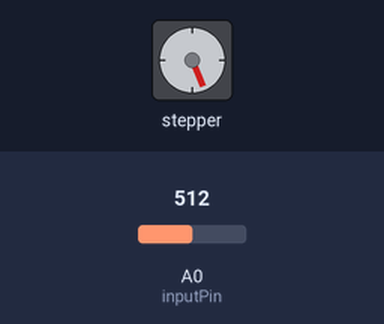
This sketch was run on a simulated Arduino Uno, built with avr-gcc and run on an emulated ATmega328P. Shown: stepper motor. Inputs (shaded band) come from the test bench; at power-on: A0 (inputPin) = 512. Stepper angles assume 2048 steps per turn.

Above: at 2.5 s.
2.6 s: A0 (inputPin) set to 716
At 4.4 s:
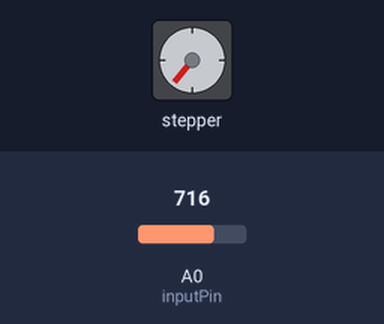
4.7 s: A0 (inputPin) set to 900
At 6.0 s:
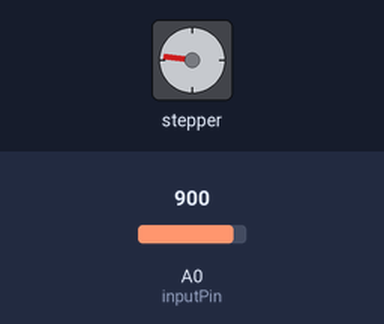
6.8 s: A0 (inputPin) set to 511
At 7.28 s:
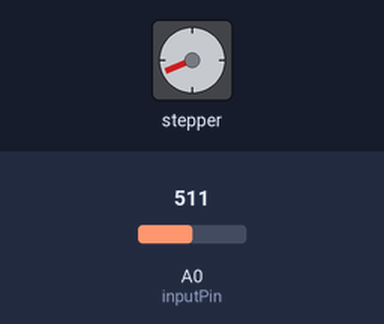
9.8 s: A0 (inputPin) set to 5
At 12.0 s:
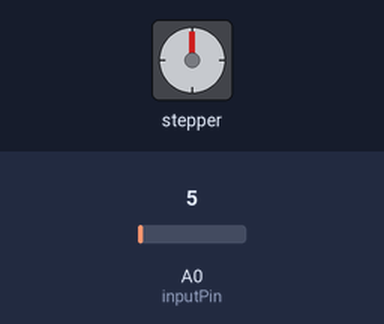
Timing chart, 0 to 13.5 s (numbered marks = the images above; inputs shaded):
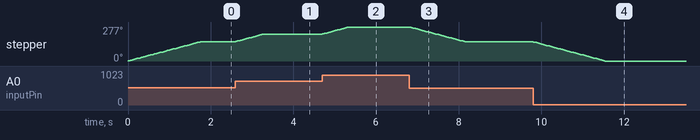

The sketch:

StepperMotorLab_Part_2.ino
```cpp
#include <Stepper.h>

const int stepsPerRevolution = 2048; // change this to fit the number of steps per revolution
const int rolePerMinute = 15; // Adjustable range of 28BYJ-48 stepper is 0~17 rpm

int inputPin = A0; //Potentiomoter is connected to A0
float degreePerStep = 0.1; //Variable is set for how many degree the stepper motor will move per step

int previousStep = 0; //Variable is set for previous Step position
int currentStep = 0; //Variable is set for current Step position

Stepper myStepper(stepsPerRevolution, 8, 10, 9, 11); // initialize the stepper library on pins 8 through 11:

void setup() {
  myStepper.setSpeed(rolePerMinute);
}

void loop() {
  int potValue = analogRead(inputPin); //Potentiometer is read and value is stored int potValue
  int setAngle = map(potValue, 0, 1023, 0, 180); //Potentiometer value is mapped from 0 to 180 for stepper angle
  int setStep = setAngle / degreePerStep; //Stepper motor is set at at the correct degree based on the angle divided by degreePerStep (0.1)

  if (setStep > currentStep) { //If the Inputted Position value is greater than the Current position then...
    myStepper.step(setStep - currentStep); //Move the step motor to the right
    currentStep = setStep; //In order to prevent the motor from continously rotating the currentStep is set the the setStep
  }
  else if (setStep < currentStep) { //If the Inputted Position value is less than the Current position then...
    myStepper.step(-currentStep + setStep); //Move the step motor to the left
    currentStep = setStep; //In order to prevent the motor from continously rotating the currentStep is set the the setStep
  }
  delay(20); //Delay in order to prevent motor from moving too quickly back and forth
}
```

Measured:
- after the input at 2.6 s, stepper: turns 61° clockwise in 0.67 s, starting at once
- after the input at 4.7 s, stepper: turns 58° clockwise in 0.63 s, starting at once
- after the input at 6.8 s, stepper: turns 121° counter-clockwise in 1.3 s, starting at once
- after the input at 9.8 s, stepper: turns 156° counter-clockwise in 1.7 s, starting at once
- by itself, stepper: turns 158° clockwise in 1.8 s
